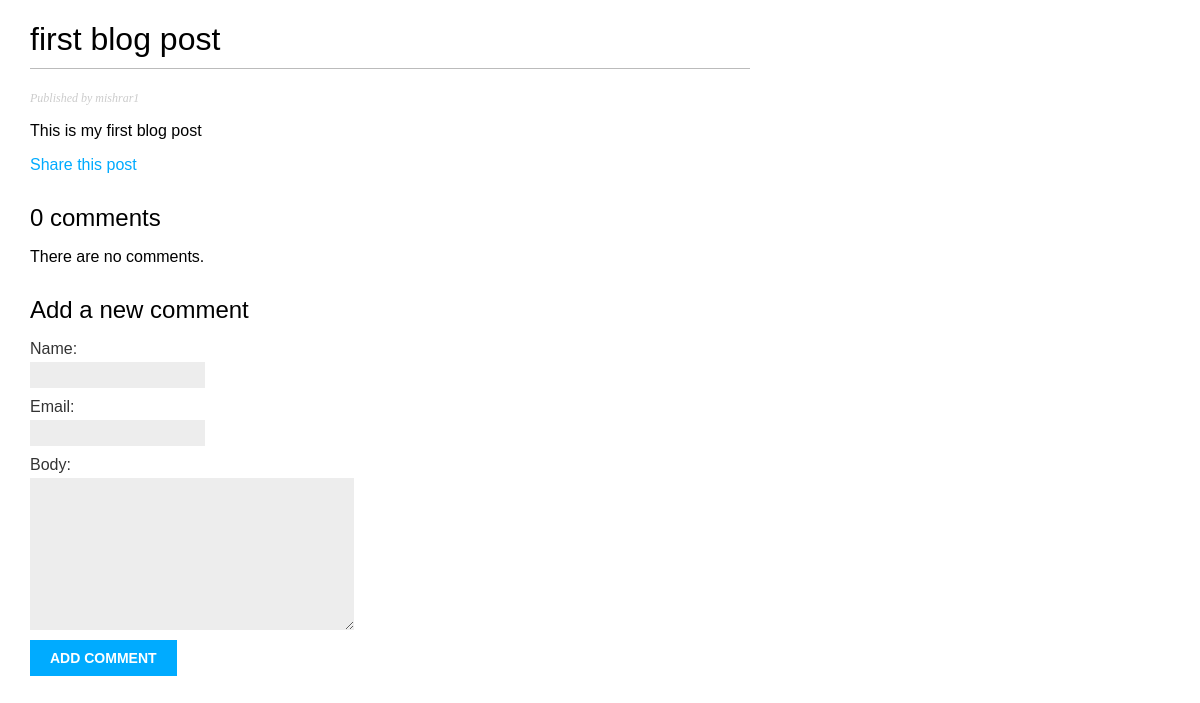
The page /blog/2023/9/24/first-blog/ on the database its author committed.
### blog/models.py (models this page shows, shortened)
class Post(models.Model):
    class Status(models.TextChoices):
        DRAFT = "draft", "Draft"
        PUBLISHED = "published", "Published"
    title = models.CharField(max_length=250)
    slug = models.SlugField(max_length=250, unique_for_date="published")
    body = models.TextField()
    created = models.DateTimeField(auto_now_add=True)
    published = models.DateTimeField(default=timezone.now)
    updated = models.DateTimeField(auto_now=True)
    status = models.CharField(
        max_length=10, choices=Status.choices, default=Status.DRAFT
    )
    author = models.ForeignKey(
        User, on_delete=models.CASCADE, related_name="blog_posts"
    )
    objects = models.Manager()
    published_manager = PublishedManager()
    class Meta:
        ordering = ["-published"]
        indexes = [
            models.Index(fields=["-published"], name="published_idx"),
        ]

### blog/views.py (the view)
def post_detail(request, year, month, day, slug):
    post = get_object_or_404(
        Post,
        slug=slug,
        published__year=year,
        published__month=month,
        published__day=day,
        status=Post.Status.PUBLISHED,
    )
    comments = post.comments.filter(active=True)
    form = CommentForm()
    return render(
        request,
        "blog/post/detail.html",
        {"post": post, "comments": comments, "form": form},
    )

### blog/forms.py
class CommentForm(forms.ModelForm):
    class Meta:
        model = Comment
        fields = ["name", "email", "body"]

### templates/blog/post/detail.html (shortened to what this page needs)
{% extends "blog/base.html" %}
{% block content %}
    <h1>{{ post.title }}</h1>
    <p class="date">
        Published {{ post.publish }} by {{ post.author }}
    </p>
    {{ post.body|linebreaks }}
    <p>
        <a href="{% url "blog:post_share" post.id %}"> Share this post </a>
    </p>
    {% with comments.count as total_comments %}
    <h2>
        {{ total_comments }} comment{{ total_comments|pluralize }}
    </h2>
    {% endwith %}
    {% for comment in comments %}
    <div class="comment">
        <p class="info">
            Comment {{ forloop.counter }} by {{ comment.name }}
            {{ comment.created }}
        </p>
        {{ comment.body|linebreaks }}
    </div>
    {% empty %}
    <p>There are no comments.</p>
    {% endfor %}
    {% include "blog/post/includes/comment_form.html" %}
{% endblock %}

### static/css/blog.css (style rules this page uses)
body { margin:0; padding:0; font-family:helvetica, sans-serif; }
a { color:#00abff; text-decoration:none; }
h1 { font-weight:normal; border-bottom:1px solid #bbb; padding:0 0 10px 0; }
h2 { font-weight:normal; margin:30px 0 0; }
p.date { color:#ccc; font-family: georgia, serif; font-size: 12px; font-style: italic; }
label { float:left; clear:both; color:#333; margin-bottom:4px; }
input, textarea { clear:both; float:left; margin:0 0 10px; background:#ededed; border:0; padding:6px 10px; font-size:12px; }

### rows shown on the page
Post: title "first blog post", author "mishrar1", body "This is my first blog post"

### other values the page prints
{{ total_comments }} "0"
